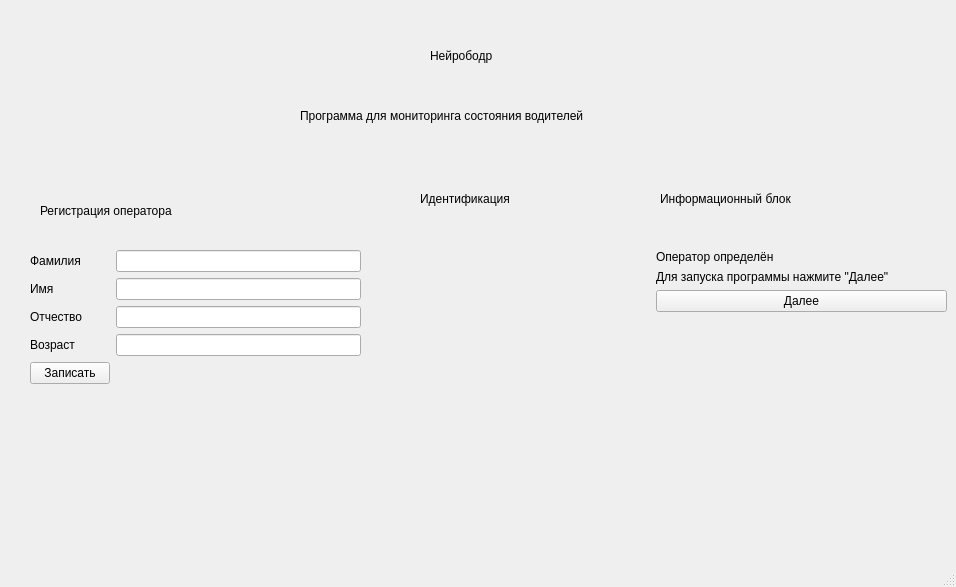
<?xml version="1.0" encoding="UTF-8"?>
<ui version="4.0">
 <class>MainWindow</class>
 <widget class="QMainWindow" name="MainWindow">
  <property name="geometry">
   <rect>
    <x>0</x>
    <y>0</y>
    <width>956</width>
    <height>587</height>
   </rect>
  </property>
  <property name="windowTitle">
   <string>MainWindow</string>
  </property>
  <widget class="QWidget" name="centralwidget">
   <widget class="QWidget" name="formLayoutWidget">
    <property name="geometry">
     <rect>
      <x>30</x>
      <y>250</y>
      <width>331</width>
      <height>182</height>
     </rect>
    </property>
    <layout class="QFormLayout" name="formLayout">
     <item row="9" column="0">
      <widget class="QPushButton" name="btn_save">
       <property name="text">
        <string>Записать</string>
       </property>
      </widget>
     </item>
     <item row="1" column="0">
      <widget class="QLabel" name="label">
       <property name="text">
        <string>Фамилия</string>
       </property>
      </widget>
     </item>
     <item row="3" column="0">
      <widget class="QLabel" name="label_2">
       <property name="text">
        <string>Имя</string>
       </property>
      </widget>
     </item>
     <item row="5" column="0">
      <widget class="QLabel" name="label_3">
       <property name="text">
        <string>Отчество</string>
       </property>
      </widget>
     </item>
     <item row="7" column="0">
      <widget class="QLabel" name="label_4">
       <property name="text">
        <string>Возраст</string>
       </property>
      </widget>
     </item>
     <item row="1" column="1">
      <widget class="QLineEdit" name="input_lastname"/>
     </item>
     <item row="3" column="1">
      <widget class="QLineEdit" name="input_firstname"/>
     </item>
     <item row="5" column="1">
      <widget class="QLineEdit" name="input_middlename"/>
     </item>
     <item row="7" column="1">
      <widget class="QLineEdit" name="input_age"/>
     </item>
    </layout>
   </widget>
   <widget class="QLabel" name="label_camera">
    <property name="geometry">
     <rect>
      <x>390</x>
      <y>240</y>
      <width>221</width>
      <height>211</height>
     </rect>
    </property>
    <property name="text">
     <string/>
    </property>
   </widget>
   <widget class="QLabel" name="label_5">
    <property name="geometry">
     <rect>
      <x>430</x>
      <y>30</y>
      <width>131</width>
      <height>51</height>
     </rect>
    </property>
    <property name="text">
     <string>Нейрободр</string>
    </property>
   </widget>
   <widget class="QLabel" name="label_6">
    <property name="geometry">
     <rect>
      <x>300</x>
      <y>100</y>
      <width>441</width>
      <height>31</height>
     </rect>
    </property>
    <property name="text">
     <string>Программа для мониторинга состояния водителей</string>
    </property>
   </widget>
   <widget class="QLabel" name="label_7">
    <property name="geometry">
     <rect>
      <x>40</x>
      <y>190</y>
      <width>301</width>
      <height>41</height>
     </rect>
    </property>
    <property name="text">
     <string>Регистрация оператора</string>
    </property>
   </widget>
   <widget class="QLabel" name="label_8">
    <property name="geometry">
     <rect>
      <x>420</x>
      <y>190</y>
      <width>171</width>
      <height>18</height>
     </rect>
    </property>
    <property name="text">
     <string>Идентификация</string>
    </property>
   </widget>
   <widget class="QLabel" name="label_9">
    <property name="geometry">
     <rect>
      <x>660</x>
      <y>190</y>
      <width>231</width>
      <height>18</height>
     </rect>
    </property>
    <property name="text">
     <string>Информационный блок</string>
    </property>
   </widget>
   <widget class="QWidget" name="formLayoutWidget_2">
    <property name="geometry">
     <rect>
      <x>650</x>
      <y>250</y>
      <width>297</width>
      <height>231</height>
     </rect>
    </property>
    <layout class="QFormLayout" name="formLayout_2">
     <item row="0" column="1">
      <widget class="QLabel" name="label_10">
       <property name="text">
        <string>Оператор определён</string>
       </property>
      </widget>
     </item>
     <item row="2" column="1">
      <widget class="QPushButton" name="pushButton">
       <property name="text">
        <string>Далее</string>
       </property>
      </widget>
     </item>
     <item row="1" column="1">
      <widget class="QLabel" name="label_11">
       <property name="text">
        <string>Для запуска программы нажмите &quot;Далее&quot;</string>
       </property>
      </widget>
     </item>
    </layout>
   </widget>
  </widget>
  <widget class="QStatusBar" name="statusbar"/>
 </widget>
 <resources/>
 <connections/>
</ui>
